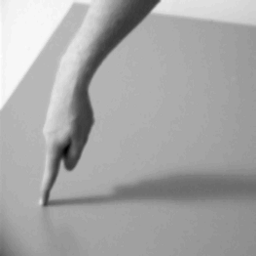
#> input picture SIP/fuck/Im/hand.tiff, 256 x 256 px
$ python new.py
#> lines starting #> are read from the running program, lines starting #| are printed output that depends on the picture
import matplotlib.pylab as plt
from skimage.io import imread
from skimage.color import rgb2gray
from skimage import filters
im = rgb2gray(imread('Im/hand.tiff')) # RGB image to gray scale
#> im is the input picture: shape (256, 256); min 0, max 255, mean 166
plt.gray()
plt.figure(figsize=(6,6))
plt.subplot(221)
plt.imshow(im)
plt.title('original', size=20)
plt.subplot(222)
edges_x = filters.sobel_h(im)
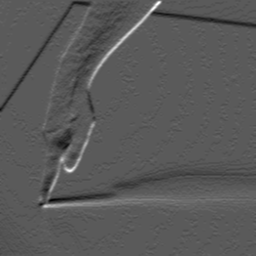
#> edges_x: shape (256, 256) float64; min -0.157, max 0.285, mean -0.0016; drawn with min black and max white
plt.imshow(edges_x)
plt.title('sobel_x', size=20)
plt.subplot(223)
edges_y = filters.sobel_v(im)
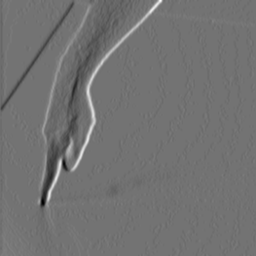
#> edges_y: shape (256, 256) float64; min -0.303, max 0.369, mean -0.00149; drawn with min black and max white
plt.imshow(edges_y)
plt.title('sobel_y', size=20)
plt.subplot(224)
edges = filters.sobel(im)
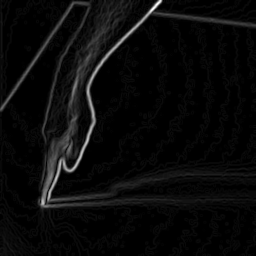
#> edges: shape (256, 256) float64; min 0, max 0.293, mean 0.0119; drawn with min black and max white
e = edges_x**2 + edges_y**2
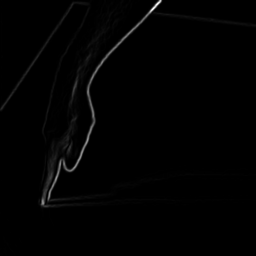
#> e: shape (256, 256) float64; min 0, max 0.171, mean 0.00152; drawn with min black and max white
#> (the run stopped early here; a loop or call above may not have finished)
